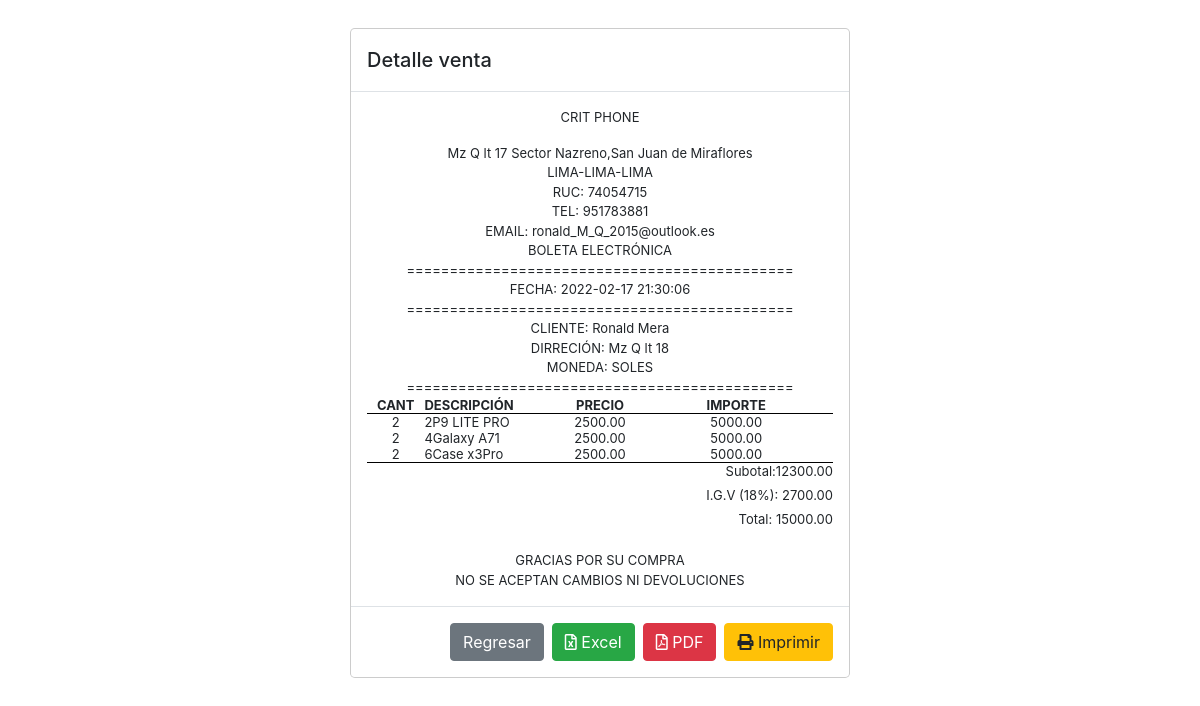
The page /Backend/vista/boleta.php on the database its author committed.
### tables this page shows
CREATE TABLE `boleta` (
  `idBoleta` int(11) NOT NULL,
  `idCliente` int(11) DEFAULT NULL,
  `fecha_Emitida` timestamp NOT NULL DEFAULT current_timestamp() ON UPDATE current_timestamp(),
  `subTotal` decimal(10,2) NOT NULL,
  `igv` decimal(10,2) NOT NULL,
  `total` decimal(10,2) NOT NULL
);

CREATE TABLE `cliente` (
  `IDCliente` int(11) NOT NULL,
  `NombreCliente` varchar(100) NOT NULL,
  `UsuarioCliente` varchar(100) NOT NULL,
  `Telefono` int(11) NOT NULL,
  `Dirreccion` varchar(100) NOT NULL,
  `Correo` varchar(100) NOT NULL,
  `Dni` int(11) NOT NULL,
  `fecha_Emitida` timestamp NOT NULL DEFAULT current_timestamp(),
  `estado` bit(1) NOT NULL DEFAULT b'1'
);

CREATE TABLE `detalle_boleta` (
  `idDeBoleta` int(11) NOT NULL,
  `idBoleta` int(11) NOT NULL,
  `idProducto` int(11) NOT NULL,
  `precio` decimal(10,2) NOT NULL,
  `cantidad` int(11) NOT NULL,
  `importe` decimal(10,2) NOT NULL
);

CREATE TABLE `producto` (
  `idProducto` int(11) NOT NULL,
  `NombreProducto` varchar(100) NOT NULL,
  `descripcion` varchar(100) NOT NULL,
  `imagen` mediumblob NOT NULL,
  `idCategoria` int(11) NOT NULL,
  `idMarca` int(11) NOT NULL,
  `Cantidad` int(11) NOT NULL,
  `precio` decimal(10,2) NOT NULL,
  `F_Emitida` date NOT NULL,
  `estado` bit(1) NOT NULL DEFAULT b'1'
);

### Backend/vista/boleta.php (the view, shortened to what this page needs)
<?php
include "../../conexion/conexion.php";
$sqlid="SELECT MAX(idBoleta) FROM boleta";
$idBol=mysqli_query($con,$sqlid);
$idfinal=mysqli_fetch_assoc($idBol);
$idBoleta = $idfinal['MAX(idBoleta)'];
$sql       = "SELECT db.cantidad,db.idProducto,p.NombreProducto,p.precio,db.importe FROM detalle_boleta db INNER JOIN producto p on p.idProducto= db.idProducto where db.idBoleta=$idBoleta";
$resultado = mysqli_query($con, $sql);
$sql2       = "SELECT b.fecha_Emitida, b.subTotal, b.igv, b.total, c.NombreCliente, c.Dirreccion from boleta b Inner Join cliente c on c.IDCliente = b.idCliente  WHERE b.idBoleta=$idBoleta";
$resultado2 = mysqli_query($con, $sql2);
$fila2 = mysqli_fetch_assoc($resultado2);
?>
<head>
    <link rel="stylesheet" href="../css/detalle/carrito/bootstrap.min.css">
    <link rel="stylesheet" href="../css/detalle/carrito/estilo.css">
    <link rel="stylesheet" href="https://cdn.jsdelivr.net/npm/bootstrap@4.6.1/dist/css/bootstrap.min.css">
    <link rel="stylesheet" href="https://use.fontawesome.com/releases/v5.6.3/css/all.css"
>
    <link rel="stylesheet" href="../css/detalle/carrito/sweetalert2.min.css">
</head>
<body>
    <div class="container">
      <div class="modal-dialog" role="document">
        <div class="modal-content">
          <div class="modal-header">
            <h5 class="modal-title" id="exampleModalLabel">Detalle venta</h5>
          </div>
          <div class="modal-body">
           <div class="row">
               <div class="col-lg-12 text-center">
                   <p  style="font-size: 13px;">CRIT PHONE</p>
                   <span style="font-size: 13px;" class="d-block">Mz Q lt 17 Sector Nazreno,San Juan de Miraflores</span>
                   <span style="font-size: 13px;" class="d-block">LIMA-LIMA-LIMA</span>
                   <span style="font-size: 13px;" class="d-block">RUC:  74054715</span>
                   <span style="font-size: 13px;" class="d-block">TEL:  951783881</span>
                   <span style="font-size: 13px;" class="d-block">EMAIL:  ronald_M_Q_2015@outlook.es</span>
                   <span style="font-size: 13px;" class="d-block">BOLETA ELECTRÓNICA</span>
                   <span style="font-size: 13px;" class="d-block">=============================================</span>
                   <span style="font-size: 13px;" class="d-block">FECHA: <?php echo $fila2['fecha_Emitida'] ?>  </span>
                   <span style="font-size: 13px;" class="d-block">=============================================</span>
                   <span style="font-size: 13px;" class="d-block">CLIENTE: <?php echo $fila2['NombreCliente'] ?></span>
                   <span style="font-size: 13px;" class="d-block">DIRRECIÓN: <?php echo $fila2['Dirreccion'] ?>  </span>
                   <span style="font-size: 13px;" class="d-block">MONEDA: SOLES</span>
                   <span style="font-size: 13px;" class="d-block">=============================================</span>
                <div>
                   <table class="table table-borderless" style="font-size: 13px;">
                        <thead>
                            <tr style="border-bottom: 1px solid black;">
                                <th class="text-center p-0">CANT</th>
                                <th class="p-0">DESCRIPCIÓN</th>
                                <th class=" p-0 text-center">PRECIO</th>
                                <th class="text-center p-0">IMPORTE</th>
                            </tr>
                        </thead>
                        <tbody>
                            <?php while ($fila = mysqli_fetch_assoc($resultado)) { ?>
                            <tr>
                                <td align="center" class="p-0"><?php echo $fila['cantidad'] ?></td>
                                <td class="p-0"><?php echo $fila['idProducto'] ?><?php echo $fila['NombreProducto'] ?></td>
                                <td align="center" class="p-0"><?php echo $fila['precio'] ?></td>
                                <td align="center" class="p-0"><?php echo $fila['importe'] ?></td>
                            </tr>
                        <?php } ?>
                        </tbody>
                        <tfoot >
                            <tr style="border-top: 1px solid black;">
                                <td></td>
                                <td></td>
                                <td></td>
                                <td style="font-size: 13px;" class="text-right d-block p-0">Subotal:<?php echo $fila2['subTotal'] ?></td>
                            </tr>
                            <tr>
                                <td></td>
                                <td></td>
                                <td></td>
                                <td style="font-size: 13px;" class="text-right d-block p-0">I.G.V (18%): <?php echo $fila2['igv'] ?></td>
                            </tr>
                            <tr>
                                <td></td>
                                <td></td>
                                <td></td>
                                <td style="font-size: 13px;" class="text-right d-block p-0">Total: <?php echo $fila2['total'] ?></td>
                            </tr>
                        </tfoot>
                    </table>
                    <span style="font-size: 13px;" class="d-block">GRACIAS POR SU COMPRA</span>
                    <span style="font-size: 13px;" class="d-block">NO SE ACEPTAN CAMBIOS NI DEVOLUCIONES</span>
                </div>
               </div>
           </div>
          </div>
          <div class="modal-footer">
            <a href="compra.php"><button type="button" class="btn btn-secondary">Regresar</button></a>
            <a href="listado_boleta_Reporte_Excel.php"><button type="button" class="btn btn-success"><i class="far fa-file-excel"></i> Excel</button></a>
            <a href="pdf_Reporte_Boleta.php" target = "_BLANK"><button type="button" class="btn btn-danger"><i class="far fa-file-pdf"></i> PDF</button></a>
            <a href="javascript:window.print()"><button type="button" class="btn btn-warning"><i class="fas fa-print"></i> Imprimir</button></a>
          </div>
        </div>
      </div>
    </div>
</body>

### rows shown on the page
boleta: fecha_Emitida "2022-02-17 21:30:06", idCliente.NombreCliente "Ronald Mera", idCliente.Dirreccion "Mz Q lt 18", subTotal "12300.00", igv "2700.00", total "15000.00"
detalle_boleta: cantidad "2", idProducto "2", idProducto.NombreProducto "P9 LITE PRO", idProducto.precio "2500.00", importe "5000.00"
detalle_boleta: cantidad "2", idProducto "4", idProducto.NombreProducto "Galaxy A71", idProducto.precio "2500.00", importe "5000.00"
detalle_boleta: cantidad "2", idProducto "6", idProducto.NombreProducto "Case x3Pro", idProducto.precio "2500.00", importe "5000.00"
